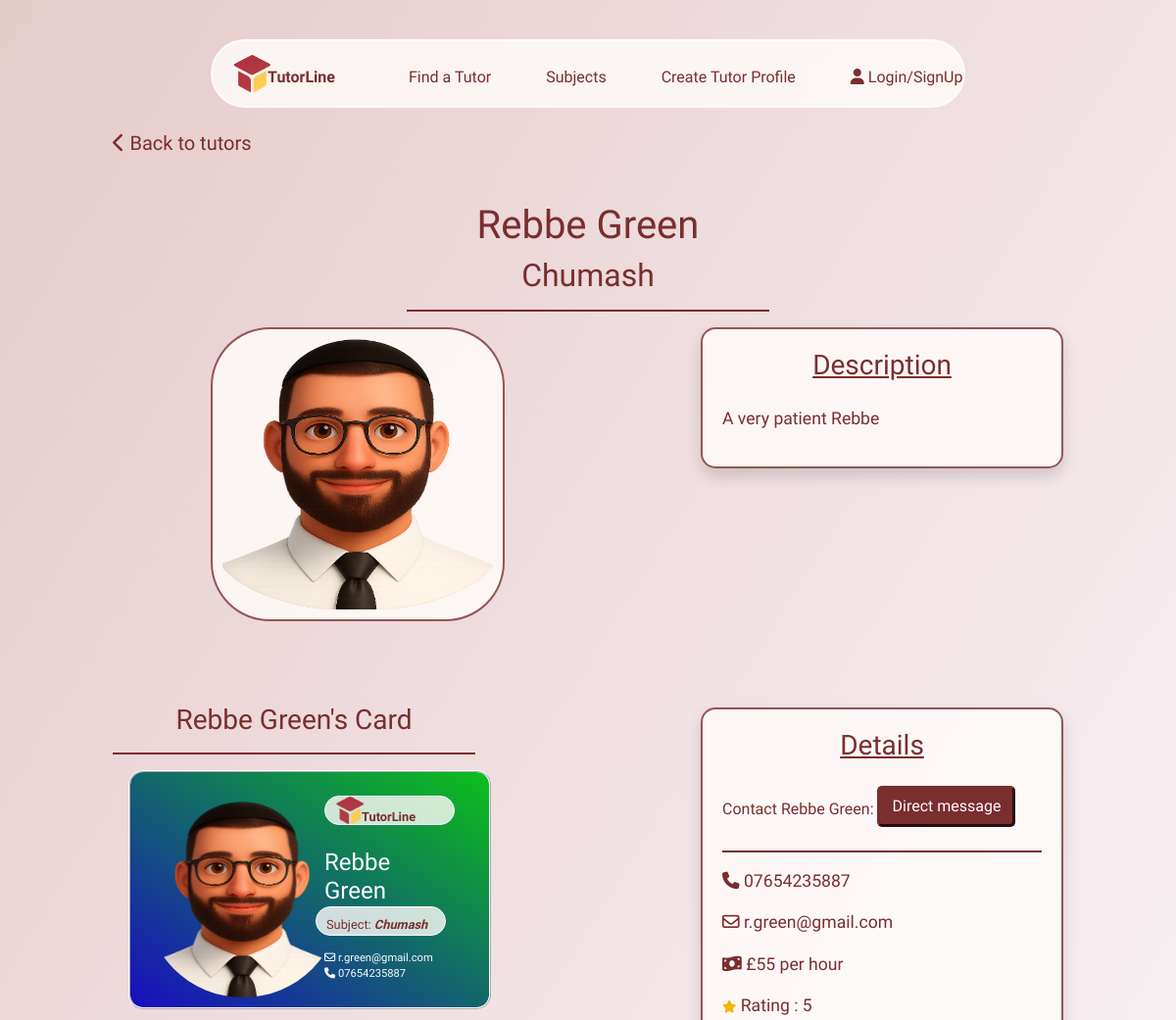
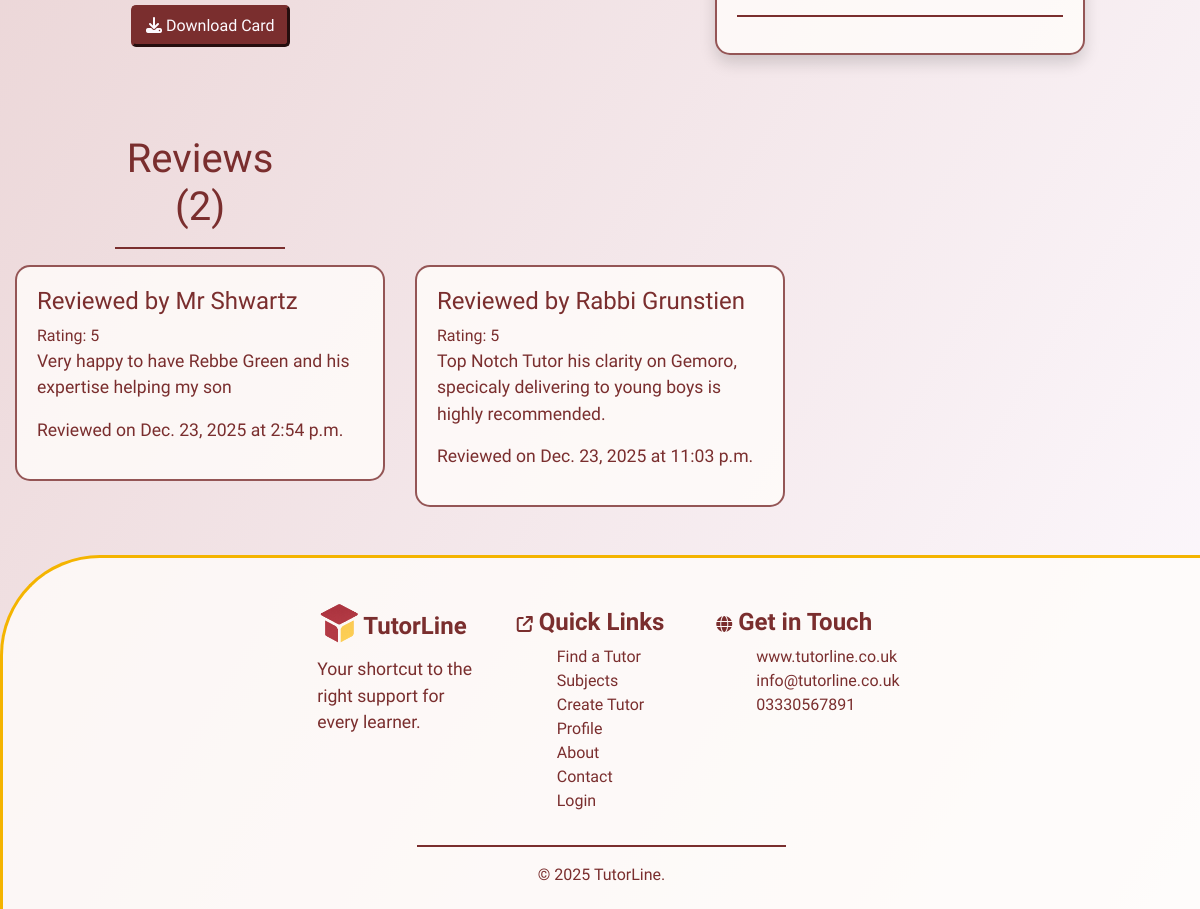
Screenshot of /tutors/1 with the database file from the repository (2 pictures, top to bottom).
### tutors/models.py (models this page shows, shortened)
class Tutors(models.Model):
    class Meta:
        verbose_name_plural = "Tutors"
    name = models.CharField(max_length=254)
    location = models.ForeignKey('Location', null=True, blank=True,
                                 on_delete=models.SET_NULL)
    category = models.ForeignKey('Category', null=True, blank=True,
                                 on_delete=models.SET_NULL)
    date_added = models.DateField(auto_now=True)
    subject = models.CharField(max_length=254)
    price = models.IntegerField()
    active = models.BooleanField(default=True)
    description = models.TextField()
    email = models.EmailField()
    phone = models.CharField(max_length=14)
    rating = models.IntegerField(default=0)
    image = models.ImageField(blank=True, null=True)
    is_male = models.BooleanField()
    color_1 = models.IntegerField(default=rand)
    color_2 = models.IntegerField(default=rand)
    color_3 = models.IntegerField(default=rand)

class Reviews(models.Model):
    class Meta:
        verbose_name_plural = "Reveiws"
    name = models.CharField(max_length=254)
    tutor = models.ForeignKey('Tutors', related_name='reviews',
                                on_delete=models.CASCADE)
    rating = models.IntegerField(default=0)
    review = models.TextField(blank=True, null=True)
    date = models.DateField(auto_now=True)
    time = models.TimeField(auto_now=True)

### tutors/views.py (the view)
# urls.py: path('<int:tutor_id>', views.tutor_details, name='tutor_details'),
def tutor_details(request, tutor_id):
    tutor = get_object_or_404(Tutors, pk=tutor_id)
    reviews = Reviews.objects.filter(tutor=tutor)
    template = 'tutors/tutor-details.html'
    context = {
        'tutor': tutor,
        'reviews': reviews,
        }
    return render(request, template, context)

### tutors/templates/tutors/tutor-details.html (shortened to what this page needs)
{% extends "base.html" %}
{% load static %}
{% block extracss%}
<link rel="stylesheet" href="{% static 'css/tutors.css' %}">
<link rel="stylesheet" href="{% static 'css/tutor-details.css' %}">
{% endblock %}
{% block content %}
<div class="container-fluid mt-4">
    <div class="row">
        <div class="col-1"></div>
        <div class="col-4">
            <h5><a href="{% url 'tutors' %}"><i class="fa-solid fa-chevron-left"></i> Back to tutors</a></h5>
        </div>
        <div class="col-7"></div>
    </div>
</div>
<div class="container-fluid">
    <div class="row">
        <div class="col-4"></div>
        <div class="col-4">
            <h1>{{ tutor.name }}</h1>
            <h2>{{ tutor.subject }}</h2>
            <hr>
        </div>
        <div class="col-4"></div>
    </div>
</div>
<section>
    <div class="container-fluid">
        <div class="row">
            <div class="col-2"></div>
            <div class="col-3">
                {% if tutor.image %}
                    <img src="{{ tutor.image.url }}" class="main-image"  alt="{{ tutor.name }}">
                {% else %}
                    {% if tutor.is_male == True %}
                        <img src="/media/placeholder_male2.png" class="main-image" alt="{{ tutor.name }}">
                    {% else %}
                        <img src="/media/placeholder_female.png" class="main-image"  alt="{{ tutor.name }}">
                    {% endif %}
                {% endif %}
            </div>
            <div class="col-2"></div>
            <div class="col-4">
                <div class="description shadow">
                    <h3 class="mb-4"><u>Description</u></h3>
                    <p>{{ tutor.description }}</p>
                </div>
            </div>
            <div class="col-1"></div>
        </div>
        <div class="row">
            <div class="col-1"></div>
            <div class="col-4">
                <h3 class="mt-3">{{ tutor.name }}'s Card</h3>
                <hr>
                <div class="row image-box mx-3"
                    style="background-image: linear-gradient(to bottom left, rgb({{ tutor.color_1 }}, {{ tutor.color_2 }}, {{ tutor.color_3 }}), rgb({{ tutor.color_3 }}, {{ tutor.color_1 }}, {{ tutor.color_2 }}))">
                    <div class="col-6">
                        {% if tutor.image %}
                        <img src="{{ tutor.image.url }}" class="tutor-image"  alt="{{ tutor.name }}">
                        {% else %}
                            {% if tutor.is_male == True %}
                            <img src="/media/placeholder_male2.png" class="tutor-image" alt="{{ tutor.name }}">
                            {% else %}
                            <img src="/media/placeholder_female.png" class="tutor-image"  alt="{{ tutor.name }}">
                            {% endif %}
                        {% endif %}
                    </div>
                    <div class="col-6 mt-1">
                        <h4 class="card-logo">
                            <img src="/media/logo.png" alt="logo" class="card-logo-image">
                            <span class="logo-text"><strong>TutorLine</strong></span>
                        </h4>
                        <h4 class="mt-4">{{ tutor.name }}</h4>
                        <h5 class="card-logo logo-text">Subject: <strong><em>{{ tutor.subject }}</em></strong></h5>
                        <div class="b-c-email"><i class="fa-regular fa-envelope"></i> {{ tutor.email }}</div>
                        <div class="b-c-email"><i class="fa-solid fa-phone"></i> {{ tutor.phone }}</div>
                    </div>
                </div>
                <button id="download-card" class="btn btn-btn mt-3 mx-3">
                    <i class="fa-solid fa-download"></i> Download Card
                </button>
            </div>
            <div class="col-2"></div>
            <div class="col-4">
                <div class="details shadow">
                    <h3 class="mb-4"><u>Details</u></h3>
                    <span>Contact {{ tutor.name }}: </span><button class="btn btn-btn mb-2"><a href="">Direct message</a></button>
                    <hr>
                    <p><i class="fa-solid fa-phone"></i><a href="tel:{{ tutor.phone }}"> {{ tutor.phone }}</a></p>
                    <p><i class="fa-regular fa-envelope"></i> <a href="mailto:{{ tutor.email }}">{{ tutor.email }}</a></p>
                    <p><i class="fa-solid fa-money-bill-wave"></i> £{{ tutor.price }} per hour</p>
                    <p>
                        <i class="fa-solid fa-star stars"></i> Rating : {% if tutor.rating == 0 %} <span class="no-rating">There are no ratings yet!</span>{% else %}{{ tutor.rating }}{% endif %}
                    </p>
                    <hr>
                </div>
            </div>
            <div class="col-1"></div>
        </div>
    </div>
</section>
<section>
    <div class="container-fluid">
        <div class="row">
            <div class="col-1"></div>
            <div class="col-2">
                <h1>Reviews ({{ reviews.count }})</h1>
                <hr>
            </div>
            <div class="col-9"></div>
        </div>
        <div class="row">
        {% if reviews %}
            {% for review in reviews %}
            <div class="col-4">
                <div class="review-box">
                    <h4>Reviewed by {{ review.name }}</h4>
                    <div>Rating: {{ review.rating }}</div>
                    <p>{{ review.review }}</p>
                    <p>Reviewed on {{ review.date }} at {{ review.time }}</p>
                </div>
            </div>
            {% endfor%}
        {% else %}
            <div class="col-4">
                <p>{{ tutor.name }} has no Reviews Yet</p>
                <p>Be the first to leave {% if tutor.is_male == True%} him{% else %}her{% endif %} a review.</p>
            </div>
        {% endif %}
        </div>
    </div>
</section>
{% endblock %}

### static/css/base.css (style rules this page uses)
:root { --light-clr:#fdfaff; --opaque:rgba(122, 46, 46, 0.8); --comp-opaque:rgba(122, 46, 46, 0); --drk-clr:#7a2e2e; --ylw-clr:#F4B400; --ylw-opaque:rgba(244, 180, 0, 0.6); --light-opaque:rgba(255, 253, 250, 0.8); --light-opaque-1:rgba(255, 253, 250, 0.6); --light-opaque-2:rgba(255, 253, 250, 0.4); --main-font:"Schibsted Grotesk", sans-serif; }
a { text-decoration: none !important; color: inherit !important; outline: none !important; text-underline-offset: 10px; }
hr { border:solid 0.5px var(--drk-clr) !important; }
html body { background-image: linear-gradient(to bottom right, #e6cbcb, var(--light-clr)); }

### static/css/buttons.css (style rules this page uses)
.btn-btn { color:var(--light-clr) !important; background-color: var(--drk-clr) !important; border: var(--drk-clr) outset 3px !important; border-radius: 5px !important; }

### static/css/tutors.css (style rules this page uses)
h1 { text-align: center; font-family: var(--main-font); color:var(--drk-clr); margin-top: 40px; }
.details { position: relative; top:20px; }
h3 { text-align: center; }
p { font-size: 1.1rem; }
.stars { font-size: 0.8rem; color:var(--ylw-clr); }

### static/css/tutor-details.css (style rules this page uses)
h2, h3, h5 { color:var(--drk-clr); font-family: var(--main-font); }
h2, h3 { text-align: center; }
.main-image { height:300px; width:300px; border-radius: 20%; margin-bottom: 20px; padding:10px; background-color: var(--light-opaque); border:2px solid var(--opaque) }
.description, .details { background-color: var(--light-opaque); color:var(--drk-clr); font-family: var(--main-font); padding:20px; border: solid 2px var(--opaque); border-radius: 15px; }
.image-box { padding:20px; width:100%; border: solid 2px var(--light-clr); border-style: ridge; border-radius: 15px; font-family: var(--main-font); color: var(--light-clr); }
.tutor-image { height:200px; width:200px; border-radius: 50%; position: relative; top:10px; right:20px; }
.card-logo { height:30px; background-color: var(--light-opaque); padding:10px; border-radius: 9999px; border:solid var(--light-clr) 1px; }
.card-logo-image { height:30px; width:30px; position: relative; bottom:12px; }
.logo-text { color:var(--drk-clr); font-size: 0.8rem; position: relative; bottom:7px; right:9px }
.b-c-email { font-size: 0.7rem; overflow:hidden; }
#download-card { font-family: var(--main-font); }
.review-box { background-color: var(--light-opaque); border: solid 2px var(--opaque); border-radius: 15px; padding:20px; color:var(--drk-clr); font-family: var(--main-font); }

### rows the page displays
Tutors: name "Rebbe Green", subject "Chumash", description "A very patient Rebbe", email "r.green@gmail.com", phone "07654235887", price "55", rating "5"
Reviews: name "Mr Shwartz", rating "5", review "Very happy to have Rebbe Green and his expertise helping my son", date "Dec. 23, 2025", time "2:54 p.m."
Reviews: name "Rabbi Grunstien", rating "5", review "Top Notch Tutor his clarity on Gemoro, specicaly delivering to young boys is highly recommended.", date "Dec. 23, 2025", time "11:03 p.m."

### other values shown
{{ reviews.count }} "2"
